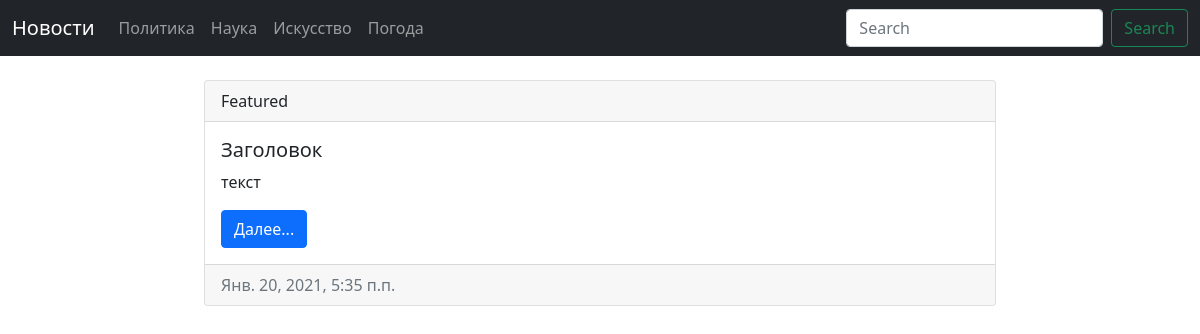
The app's page /1/, older data.
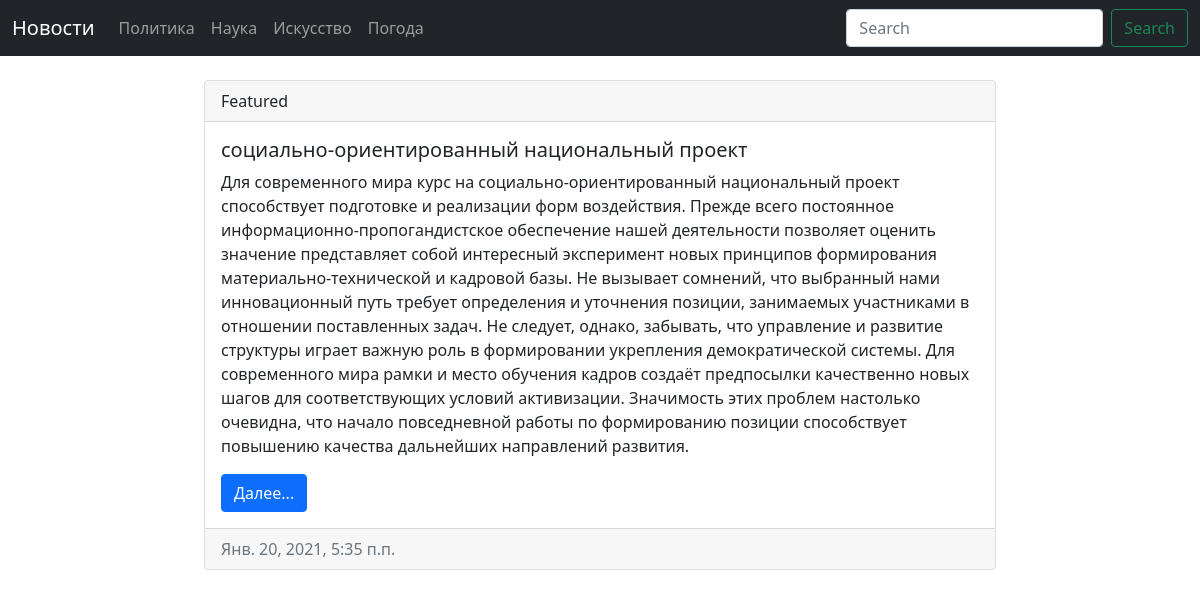
The same page, newer data.
### news/models.py (models this page shows, shortened)
class News(models.Model):
    header = models.CharField(("Заголовок"), max_length=50)
    text = models.TextField(("Текст"))
    date_create = models.DateTimeField(("Дата создания"), auto_now=False, auto_now_add=True)
    category = models.ForeignKey("Category", verbose_name=("Категория"), on_delete=models.CASCADE)
    class Meta:
        verbose_name = ("Новость")
        verbose_name_plural = ("Новости")

### news/views.py (the view)
# urls.py: path('<int:pk>/', NewsDetail.as_view(), name='news_detail'),
class NewsDetail(DetailView):
    model = News
    context_object_name = 'news_list'
    template_name = 'news_detail.html'

### news/templatetags/category_tag.py (called while the page is built)
@register.simple_tag(name='get_list_categories')
def get_categories():
    return Category.objects.all()

### news/templates/news_detail.html
{% extends "base.html" %}
{% block content %}
<div class="conteiner mt-3">
    <div class="row">
        <div class="col-md-2">
        </div>
        <div class="col-md-8">
            <div class="card">
                <div class="card-header">
                    Featured
                </div>
                <div class="card-body">
                    <h5 class="card-title">{{news_list.header}}</h5>
                    <p class="card-text">{{news_list.text}}</p>
                    <a href="#" class="btn btn-primary">Далее...</a>
                </div>
                <div class="card-footer text-muted">
                    {{news_list.date_create}}
                </div>
            </div>
        </div>
        <div class="col-md-2">
        </div>
    </div>
</div>
{% endblock content %}

Row changes from the older to the newer data that the page shows:
changed News: header "Заголовок" → "социально-ориентированный национальный проект"; text "текст" → "Для современного мира курс на социально-ориентированный национальный проект способствует подготовке и реализации форм воздействия. Прежде всего постоянное информационно-пропогандистское обеспечение нашей деятельности позволяет оценить значение представляет собой интересный эксперимент новых принципов формирования материально-технической и кадровой базы. Не вызывает сомнений, что выбранный нами инновационный путь требует определения и уточнения позиции, занимаемых участниками в отношении поставленных задач. Не следует, однако, забывать, что управление и развитие структуры играет важную роль в формировании укрепления демократической системы. Для современного мира рамки и место обучения кадров…"
